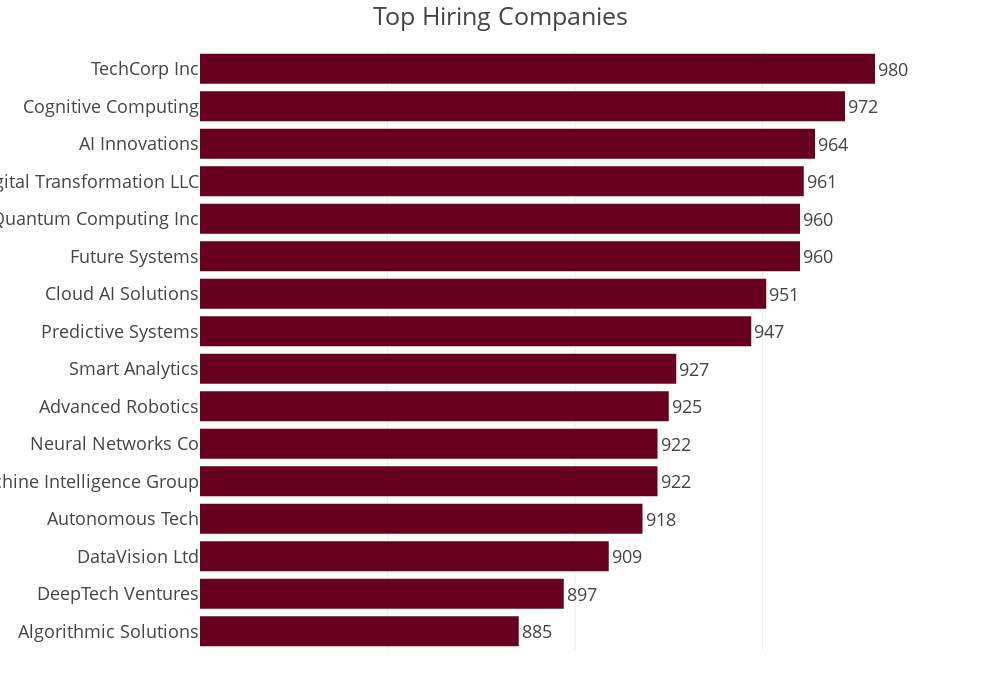

The code cell stored with this chart in its notebook:
### Code cell
fig = px.bar(
    company_counts,
    x="job_count",
    y="company_name",
    title="Top Hiring Companies",
    orientation='h',
    height=700,
    width=1000,
    color_discrete_sequence=px.colors.sequential.RdBu,
    text='job_count'
)

fig.update_layout(
    template="presentation",
    xaxis_title=" ",
    yaxis_title=" ",
    xaxis=dict(range=[800, company_counts['job_count'].max() + 20], showticklabels=False),
    margin=dict(l=200, r=50, t=50, b=50),
    yaxis=dict(showticklabels=True, showgrid=False)
)

fig.update_traces(textposition='outside')

fig.show()

### Figure 1 — Plotly figure (JSON) as saved in the notebook; plotly's stock layout.template omitted (floating-point values rounded to 4 significant figures)
{"data": [{"hovertemplate": "job_count=%{text}<br>company_name=%{y}<extra></extra>", "legendgroup": "", "marker": {"color": "rgb(103,0,31)", "pattern": {"shape": ""}}, "name": "", "orientation": "h", "showlegend": false, "text": [885.0, 897.0, 909.0, 918.0, 922.0, 922.0, 925.0, 927.0, 947.0, 951.0, 960.0, 960.0, 961.0, 964.0, 972.0, 980.0], "textposition": "outside", "type": "bar", "x": [885, 897, 909, 918, 922, 922, 925, 927, 947, 951, 960, 960, 961, 964, 972, 980], "xaxis": "x", "y": ["Algorithmic Solutions", "DeepTech Ventures", "DataVision Ltd", "Autonomous Tech", "Machine Intelligence Group", "Neural Networks Co", "Advanced Robotics", "Smart Analytics", "Predictive Systems", "Cloud AI Solutions", "Future Systems", "Quantum Computing Inc", "Digital Transformation LLC", "AI Innovations", "Cognitive Computing", "TechCorp Inc"], "yaxis": "y"}], "layout": {"barmode": "relative", "height": 700, "legend": {"tracegroupgap": 0}, "margin": {"b": 50, "l": 200, "r": 50, "t": 50}, "title": {"text": "Top Hiring Companies"}, "width": 1000, "xaxis": {"anchor": "y", "domain": [0, 1], "range": [800, 1000], "showticklabels": false, "title": {"text": " "}, "type": "linear"}, "yaxis": {"anchor": "x", "autorange": true, "domain": [0, 1], "range": [-0.5, 15.5], "showgrid": false, "showticklabels": true, "title": {"text": " "}, "type": "category"}}}
